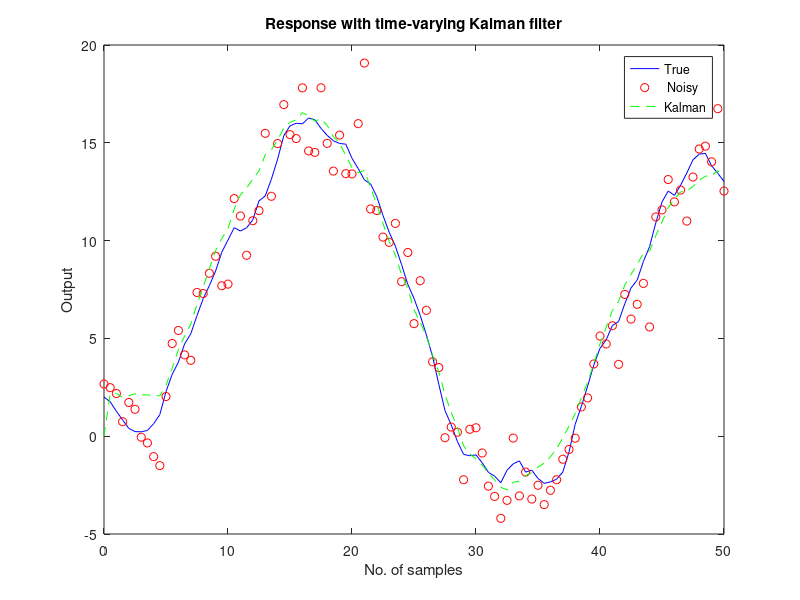
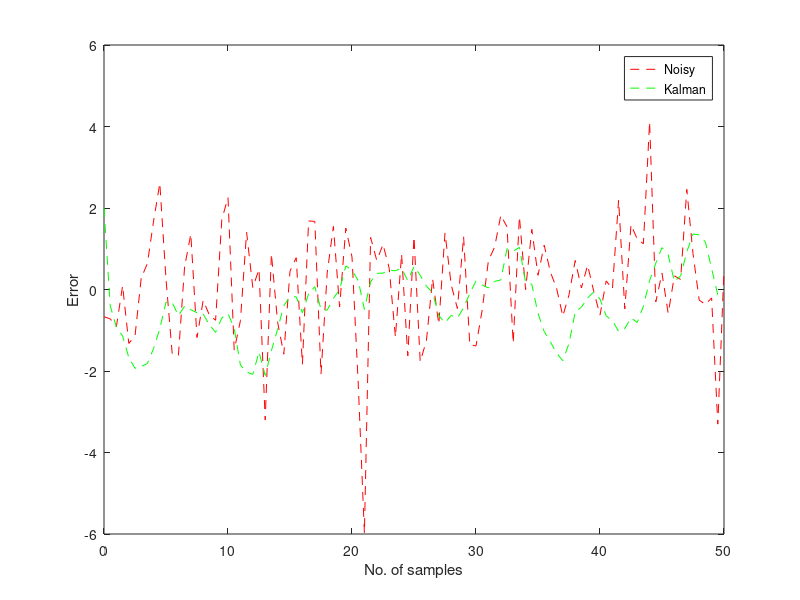
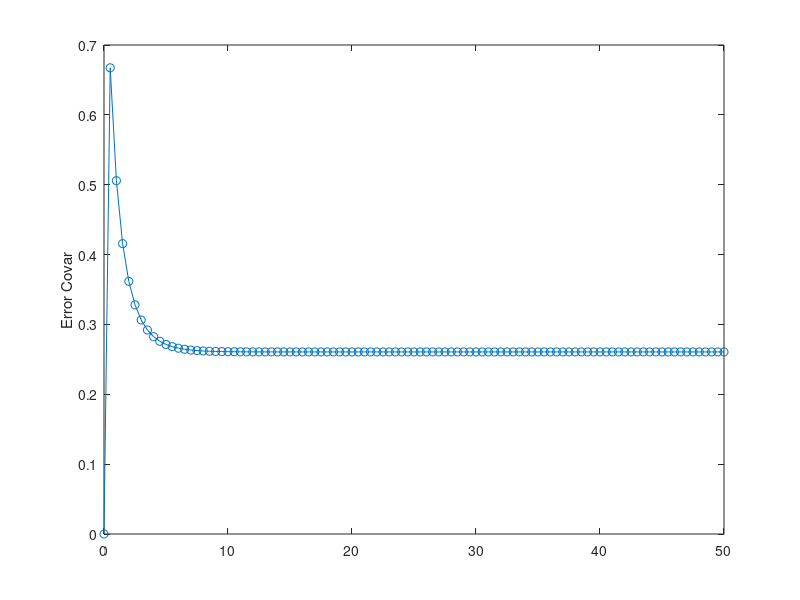
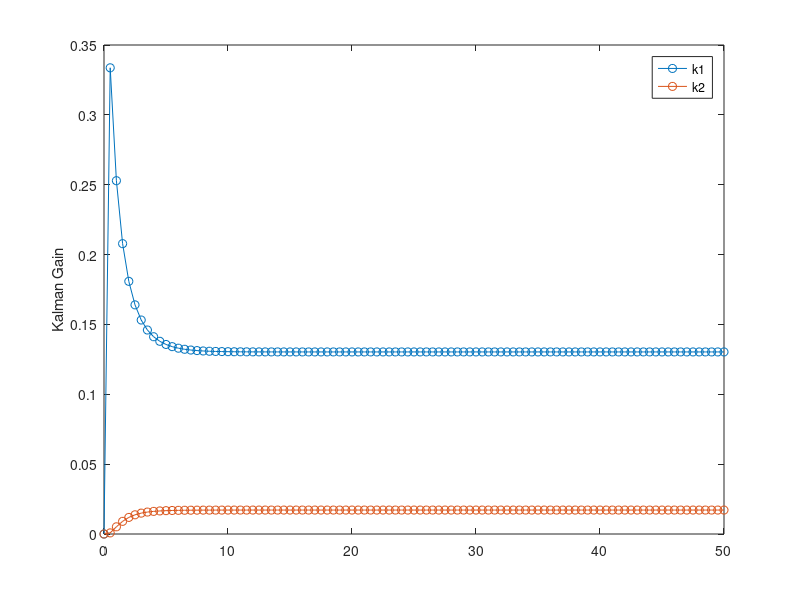

The MATLAB script that drew these images, in order:
% EJERCICIO 3

clc
clear
close all

%% Problem Description

At = [0 1;  0 -1;];

B = [0 1]';

C = [1 0 ];

D = 0;

H = [0 1]';

%% Specify the process noise covariance (Q), or how much dod you trust the model?

[n, p] = size(B);
Q = 0.1 * eye(p); % A number greater than zero

% Q = H * 0.1 * H';

%% Specify the sensor noise covariance (R), or how much dod you trust the output sensor?

[m, ~] = size(C);
R = 2 * eye(m); % A number greater than zero

%% 

dt = 0.5;
t = (0:dt:50)';
u = sin(t/5);

%% Generate process noise and sensor noise vectors:

N = length (t);

P_0 = diag([1 0.1].^2);     % Initial (prior) error covariance
x_0 = [2 0];                % Initial (prior) condition on the state

% Preallocate
X  = zeros(n, N);
Xn = zeros(n, N);

% Process noise sequence
MU = zeros (N, p);
v = mvnrnd (MU, Q);

% Propagate prior information
% Xn(:, 1) =  mvnrnd(x_0, P_0)';
% X(:, 1)  =  mvnrnd(x_0, P_0)';

Xn(:, 1) =  x_0;
X(:, 1)  =  x_0;

for i = 2:N
    
    A = expm(At * dt);
    
    Xn(:, i) = A * Xn(:, i-1) + B * u(i) + (v(i,:))';
    X (:, i) = A * X (:, i-1) + B * u(i);
end

%% Then, generate the noisy plant response:

% Preallocate
Y  = zeros(m, N);
Yn = zeros(m, N);

% Measurement noise sequence
MU = zeros (N, m);
w = mvnrnd (MU, R);

for i = 1:N
    
    Yn(:, i) = C * Xn(:, i) + (w(i,:))';
    Y(:, i)  = C * Xn (:, i) ;
end

%%  Next, implement the filter recursions in a FOR loop:

% Preallocation
Yk = zeros(length(t),1);
ycov = zeros(length(t),1);
Py = zeros(length(t),1);
Ke = zeros(n, length(t));
Xk = zeros(n, length(t));
xv = zeros(n, length(t));

x = Xn(:, 1);
P = P_0;

for i=2:length(t)
    
    % Prediction update
    A = expm(At * dt);
    x = A * x + B * u(i);    % x[n|n]
    P = A*P*A' + B*Q*B' * dt;     % P[n|n]
    
    xv(:,i) = x;
    
    % Time update
    K = P * C' / (C * P * C' + R);  % CAUTION: matrix inverse.
    x = x + K * ( Yn(i) - C*x);     % x[n|n-1]
    P = (eye(n) - K*C) * P;         % P[n|n-1]
    
    Xk(:,i) = x;
    Ke(:,i) = K;
    Yk(i) = C*x;
    Py(i) = C*P*C';
end
%% 

% Now, compare the true response with the filtered response:
figure
plot(t, Y, 'b', t, Yn, 'or', t, Yk, 'g--'),
xlabel('No. of samples'), ylabel('Output')
title('Response with time-varying Kalman filter')
legend('True', ' Noisy', 'Kalman')

figure
plot(t, Y-Yn,'r--', t, Y-Yk','g--'),
xlabel('No. of samples'), ylabel('Error')
legend('Noisy', 'Kalman')

%% 

figure
plot(t, Py, '-o' ), ylabel('Error Covar'),

%% Compare covariance errors:

diff_n = Y - Yn;
diff_k = Y - Yk';

% Root mean squarred error
rmse_n = sqrt(mean(diff_n .^2)) ;
rmse_k = sqrt(mean(diff_k .^2)) ;

%% 
% RMSE before filtering (measurement error):
%%
rmse_n
%% 
% RMSE after filtering (estimation error):
%%
rmse_k
%% 
% Kalman gain matrix
%%
figure
plot(t, Ke, '-o'), ylabel('Kalman Gain'),
legend('k1', 'k2')